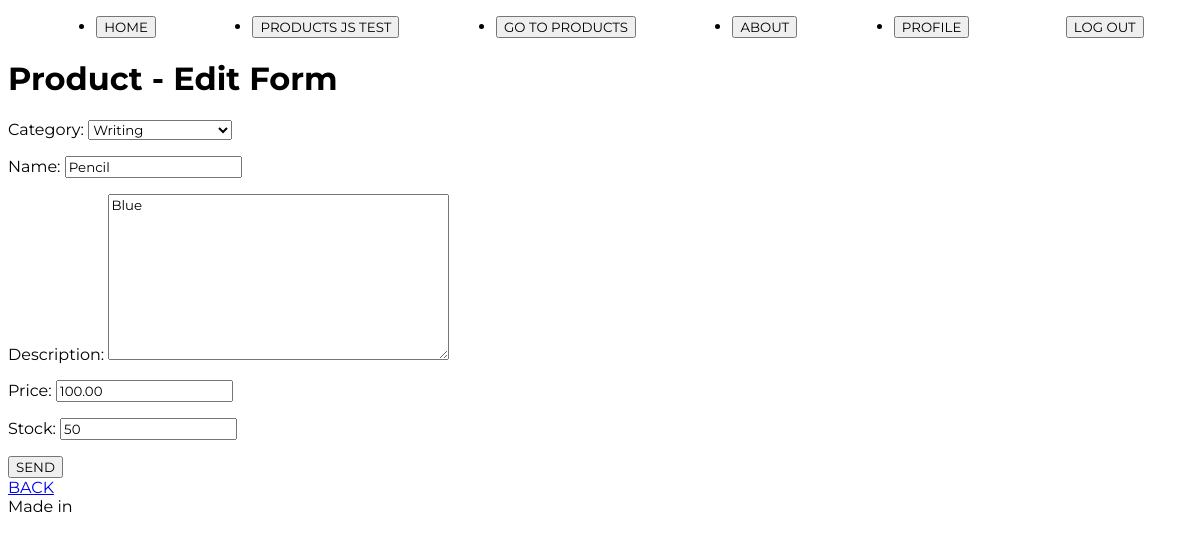
Screenshot of /product/product/update/1 (signed in) with the database file from the repository.
### product/models.py (models this page shows, shortened)
class Product(models.Model):
    category=models.ForeignKey(Category, on_delete=models.CASCADE, null=True, blank=True, verbose_name='category')
    name = models.CharField(max_length=150, db_index=True) #facilita la búsqueda en la BD
    description = models.TextField(blank=True, null=True, verbose_name='Description') #blank: el campo puede dejarse vacío cuando es True
    price = models.DecimalField(max_digits=10, decimal_places=2)
    stock = models.PositiveIntegerField()
    class Meta: #Se utiliza para definir opciones de configuración adicionales de un modelo
        unique_together = ('category', 'name') #la combinación de los campos debe ser única en la BD
        verbose_name = 'Product' #Define el nombre singular legible del modelo (también usado en el panel de ADMIN)
        verbose_name_plural = 'Products' #Define el nombre plurar legible del modelo (también usado en el panel de ADMIN)

class Category(models.Model):
    name = models.CharField(max_length=255, unique=True)
    description = models.TextField(blank=True, null=True, verbose_name='Description')
    def __str__(self):
        return self.name
    class Meta:
        verbose_name = 'Product categories'

### product/views_models/product.py (the view)
# urls.py: path('product/update/<int:pk>', product.ProductUpdateView.as_view(), name='product_update'),
class ProductUpdateView(UpdateView):
    model = models.Product
    form_class = forms.ProductForm
    template_name = 'product/Product_crud/product_form.html'
    success_url = reverse_lazy('product:product_list')

### product/forms.py (shortened to what this page needs)
class ProductForm(forms.ModelForm):
    class Meta:
        model = models.Product
        fields = ['category','name', 'description', 'price', 'stock']

### product/templates/product/Product_crud/product_form.html (shortened to what this page needs)
{% extends 'core/base.html' %}
{% block content %}
    {% if form.instance.pk%}
        <h1>Product - Edit Form</h1>
    {% else %}
        <h1>Register - Create Form</h1>
    {% endif %}
    <form method="post">
        {{ form.as_p }}
        <button type="submit">SEND</button>
    </form>
    <a href="{% url 'product:product_list' %}">BACK</a>
{% endblock content %}

### core/static/core/css/styles.css (style rules this page uses)
* { font-family: 'Montserrat', sans-serif; }

### rows the page displays
Product: category "Writing", description "Blue", price "100.00", stock "50"
Category: name "Pencil"
